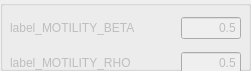
           <widget class="QGroupBox" name="groupBox_TC">
            <property name="enabled">
             <bool>false</bool>
            </property>
            <property name="geometry">
             <rect>
              <x>400</x>
              <y>50</y>
              <width>251</width>
              <height>71</height>
             </rect>
            </property>
            <property name="title">
             <string/>
            </property>
            <widget class="QWidget" name="layoutWidget_2">
             <property name="geometry">
              <rect>
               <x>10</x>
               <y>10</y>
               <width>231</width>
               <height>71</height>
              </rect>
             </property>
             <layout class="QGridLayout" name="gridLayout_TC">
              <item row="0" column="0">
               <widget class="QMyLabel" name="label_MOTILITY_BETA">
                <property name="sizePolicy">
                 <sizepolicy hsizetype="Fixed" vsizetype="Preferred">
                  <horstretch>0</horstretch>
                  <verstretch>0</verstretch>
                 </sizepolicy>
                </property>
                <property name="mouseTracking">
                 <bool>false</bool>
                </property>
                <property name="text">
                 <string>label_MOTILITY_BETA</string>
                </property>
                <property name="wordWrap">
                 <bool>false</bool>
                </property>
               </widget>
              </item>
              <item row="0" column="1">
               <spacer name="horizontalSpacer_10">
                <property name="orientation">
                 <enum>Qt::Horizontal</enum>
                </property>
                <property name="sizeHint" stdset="0">
                 <size>
                  <width>13</width>
                  <height>17</height>
                 </size>
                </property>
               </spacer>
              </item>
              <item row="0" column="2">
               <widget class="QLineEdit" name="line_MOTILITY_BETA">
                <property name="maximumSize">
                 <size>
                  <width>60</width>
                  <height>16777215</height>
                 </size>
                </property>
                <property name="text">
                 <string>0.5</string>
                </property>
                <property name="alignment">
                 <set>Qt::AlignRight|Qt::AlignTrailing|Qt::AlignVCenter</set>
                </property>
               </widget>
              </item>
              <item row="1" column="0">
               <widget class="QMyLabel" name="label_MOTILITY_RHO">
                <property name="sizePolicy">
                 <sizepolicy hsizetype="Fixed" vsizetype="Preferred">
                  <horstretch>0</horstretch>
                  <verstretch>0</verstretch>
                 </sizepolicy>
                </property>
                <property name="mouseTracking">
                 <bool>false</bool>
                </property>
                <property name="text">
                 <string>label_MOTILITY_RHO</string>
                </property>
                <property name="wordWrap">
                 <bool>false</bool>
                </property>
               </widget>
              </item>
              <item row="1" column="2">
               <widget class="QLineEdit" name="line_MOTILITY_RHO">
                <property name="maximumSize">
                 <size>
                  <width>60</width>
                  <height>16777215</height>
                 </size>
                </property>
                <property name="text">
                 <string>0.5</string>
                </property>
                <property name="alignment">
                 <set>Qt::AlignRight|Qt::AlignTrailing|Qt::AlignVCenter</set>
                </property>
               </widget>
              </item>
              <item row="1" column="1">
               <spacer name="horizontalSpacer_11">
                <property name="orientation">
                 <enum>Qt::Horizontal</enum>
                </property>
                <property name="sizeHint" stdset="0">
                 <size>
                  <width>13</width>
                  <height>17</height>
                 </size>
                </property>
               </spacer>
              </item>
             </layout>
            </widget>
           </widget>
